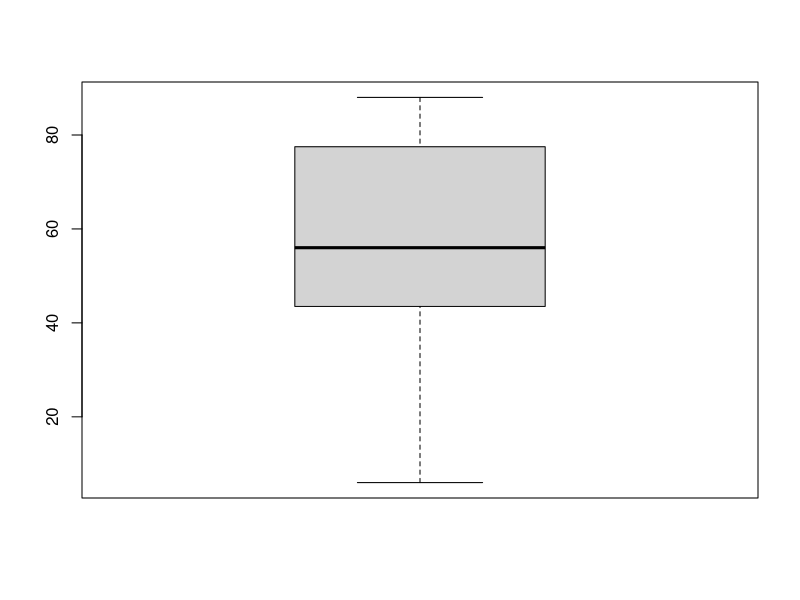

This chart was generated by the following R code:
#  First Name      : Sanchita
#  Last Name       : Rastogi
#  Id              : 10439951
#  purpose         : Midterm_Question4

remove(list=ls())

################## Creating R vector ##############
vector <-c(45, 48, 6, 42, 49, 63, 81, 56, 21, 75, 25, 48, 56, 24, 73, 82, NA, 80, 86, 88 )

################## Finding min, max, median, mean and standard deviation ##############
min(vector, na.rm = TRUE)

max(vector, na.rm = TRUE)

mean(vector, na.rm = TRUE)

median(vector, na.rm = TRUE)

sd(vector, na.rm = TRUE)

################## Replace the missing values with mean ##############

vector_mean<-as.integer( ifelse(is.na(vector), mean(vector, na.rm=TRUE), vector))
vector_mean

################## to develop a box plot for these numbers ##############
boxplot(vector, na.rm = TRUE)
